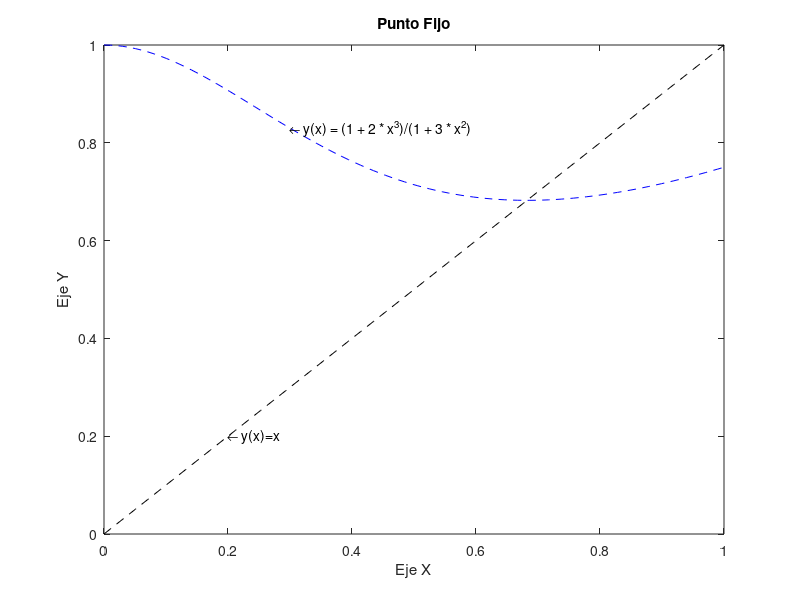

Source code (MATLAB): (Note: this script raises an error after producing the figure.)
%{    
    Autor: Alejandro García Pimentel
    Clave única: 138771
%}
fun_2 = inline("(1 + 2 * x^3)/(1 + 3 * x^2)"); 
x_interval = linspace(0,1,100);
evaluated_values_2 = [];
for x = x_interval
    evaluated_values_2 = [evaluated_values_2, fun_2(x)];
end

fprintf('\n Graficando g(x) en el intervalo [0,1] (ver gráfica)... \n');
plot(x_interval,evaluated_values_2,"--b",x_interval,x_interval,"--k")
title("Punto Fijo")
xlabel('Eje X')
ylabel('Eje Y')
text(.2,.2,'\leftarrow y(x)=x')
text(.3,fun_2(.3),'\leftarrow y(x) = (1 + 2 * x^3)/(1 + 3 * x^2)')
hold on
fprintf('Programa pausado, pulse enter para continuar.\n');
pause;
fprintf('\n Calculando punto fijo de y(x) = (1/2)*( x + (2/x)) (ver gráfica)... \n');
fixed_point = puntoFijo(fun_2, 0.5);
vert_line = linspace(0,fixed_point,100);
plot(repelem(fixed_point, 100), vert_line,"--r")
hold off